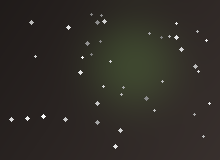
#> input picture backend/tests/regression/golden/pipeline_default.png, 220 x 160 px
$ python -i color_calibration.py   (imports and definitions only)
#> lines starting #> are read from the running program, lines starting #| are printed output that depends on the picture; after the words box and inside, x2 and y2 are one past the last pixel; in counts of white or black regions, pixels touching at a corner belong together
#> further down, picture is the input picture: shape (160, 220, 3); mean B, G, R 38.6, 44.3, 48
### backend/app/__init__.py
"""MyAstroShine backend application package."""

import os
from pathlib import Path


def _read_version() -> str:
    """Resolve the running version: Docker build-time env var, else the repo-root
    VERSION file (local/dev checkouts), else an explicit dev fallback."""
    env_version = os.environ.get("APP_VERSION")
    if env_version:
        return env_version
    version_file = Path(__file__).resolve().parents[2] / "VERSION"
    try:
        return version_file.read_text(encoding="utf-8").strip() or "0.0.0-dev"
    except OSError:
        return "0.0.0-dev"


__version__ = _read_version()

### backend/app/services/color_calibration.py
"""Colour calibration of a linear composite against its own star field.

Two steps, both linear and both run by :func:`app.services.post_stack.render_stack_base`
ahead of the stretch:

* :func:`neutralise_sky` subtracts each channel's own sky level **without
  clipping** - clipping the negative half of the sky noise at zero leaves a
  positive bias proportional to each channel's noise, which a later channel gain
  (a Seestar's weak blue is boosted ~4x) turns into a purple, mottled background.
* :func:`star_white_balance` measures the colour of the unsaturated stars by
  aperture photometry and returns the per-channel gains that make the median star
  white. A field star population averages out close to a neutral (solar-type)
  colour, so this is the white reference PixInsight's ColorCalibration and Siril's
  "stars as white reference" use - unlike balancing the channel *means*, it is not
  pulled toward grey by a strongly coloured target (a red emission nebula, the
  blue Pleiades reflection nebula) filling the frame.
"""

from __future__ import annotations

import cv2
import numpy as np

from app.logging_config import get_logger

# [1 line that did not run here, left out]

LUMA_RGB = np.array([0.2126, 0.7152, 0.0722], dtype=np.float32)

# Photometry runs on a copy no larger than this: INTER_AREA downscaling keeps each
# star's flux ratios intact, and the star count stays in the hundreds either way.
_PHOTOMETRY_MAX_SIZE = 2048
_DETECT_SIGMA = 8.0  # a star's band-passed peak must clear the noise by this much
_MIN_STAR_AREA = 4  # px - below this a detection is noise or a hot pixel
_MAX_STAR_AREA = 400  # px - above this it is a galaxy core / nebula knot, not a star
_SATURATION_LEVEL = 0.9  # a star touching this in any channel is non-linear - skipped
_MAX_CANDIDATES = 1500  # brightest detections measured (bounds the per-star loop)
_MAX_REFERENCE_STARS = 400  # the best-SNR stars that set the white reference
_MIN_REFERENCE_STARS = 20  # fewer than this and the median is not trusted
_GAIN_CLIP = (0.25, 6.0)  # a real OSC sensor cast stays well inside this
_SKY_LUMA_PERCENTILE = 50.0  # the sky is sampled on the darker half of the frame
# The sky level is measured on a sparse lattice of pixels, and *which* of them are
# sky is decided on a second lattice offset by half a step - see neutralise_sky.
_SKY_SAMPLE_STEP = 4
_SKY_SELECT_SMOOTH = 2.0  # Gaussian sigma (lattice cells) of the selecting luminance
_TINY = 1e-8


# [65 lines left out: functions neutralise_sky, star_white_balance, _downscale, not called in this run]


def _star_fluxes(rgb: np.ndarray) -> np.ndarray:
    """Background-subtracted aperture flux ``(N, 3)`` of each clean, unsaturated star."""
    luma = rgb @ LUMA_RGB
    band = cv2.GaussianBlur(luma, (0, 0), 1.0) - cv2.GaussianBlur(luma, (0, 0), 6.0)
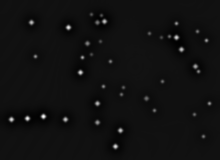
#> band: shape (160, 220) float32; min -12.57, max 174.8, mean 0; drawn with min black and max white
    center = float(np.median(band))
#> center = -0.363
    noise = float(np.median(np.abs(band - center))) * 1.4826 + _TINY
#> noise = 0.733
    mask = (band > center + _DETECT_SIGMA * noise).astype(np.uint8)
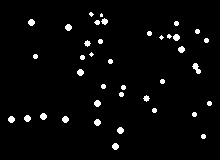
#> mask: shape (160, 220); values 0 (black) and 1 (white), 3% white; 39 white regions (5 under 20 px), largest, box (x1, y1, x2, y2) and area: (192, 63, 201, 74) 53, (28, 19, 35, 26) 37, (65, 24, 72, 31) 37
    count, _, stats, centroids = cv2.connectedComponentsWithStats(mask, connectivity=8)
#> count = 40; stats = 40 rows, first 6: [0, 0, 220, 160, 34152], [89, 12, 5, 5, 15], [100, 13, 3, 4, 10], [28, 19, 7, 7, 37], [101, 18, 7, 7, 32], [94, 20, 6, 5, 22]; centroids = 40 pairs, first value 11 to 209, second value 13.8 to 146
    if count <= 1:
        return np.empty((0, 3), dtype=np.float32)

    areas = stats[1:, cv2.CC_STAT_AREA]
#> areas = 39 values, max 53 at index 20, min 10 at index 1, mean 26.87
    candidates = np.flatnonzero((areas >= _MIN_STAR_AREA) & (areas <= _MAX_STAR_AREA)) + 1
#> candidates = 39 values from 1 to 39
    candidates = candidates[np.argsort(-areas[candidates - 1])][:_MAX_CANDIDATES]
#> candidates = 39 values, max 39 at index 10, min 1 at index 35, mean 20

    peak = rgb.max(axis=2)
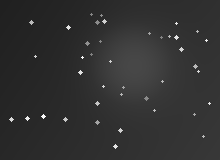
#> peak: shape (160, 220); min 32, max 251, mean 48.6
    height, width = luma.shape
#> height = 160; width = 220
    rows: list[np.ndarray] = []
    for label in candidates:
        cx, cy = centroids[label]
        radius = max(3, int(np.sqrt(stats[label, cv2.CC_STAT_AREA] / np.pi) * 2.0))
        x0, x1 = int(cx) - 2 * radius, int(cx) + 2 * radius + 1
        y0, y1 = int(cy) - 2 * radius, int(cy) + 2 * radius + 1
        if x0 < 0 or y0 < 0 or x1 > width or y1 > height:
            continue
        if peak[y0:y1, x0:x1].max() > _SATURATION_LEVEL:
            continue
        yy, xx = np.mgrid[y0:y1, x0:x1]
        dist = np.hypot(xx - cx, yy - cy)
        aperture = dist <= radius
        annulus = (dist > 1.4 * radius) & (dist <= 2 * radius)
        patch = rgb[y0:y1, x0:x1]
        flux = (patch[aperture] - np.median(patch[annulus], axis=0)).sum(axis=0)
        if (flux > 0).all():
            rows.append(flux)
#> this loop made 39 passes
#> (label, cx, cy, radius, x0, x1, y0, y1) on passes 1 to 12: (21, 196.2, 67.92, 8, 180, 213, 51, 84), (3, 31, 22, 6, 19, 44, 10, 35), (12, 176, 37, 6, 164, 189, 25, 50), (7, 68, 27, 6, 56, 81, 15, 40), (28, 97, 103, 6, 85, 110, 91, 116), (31, 43, 116, 6, 31, 56, 104, 129), (22, 80, 72, 6, 68, 93, 60, 85), (33, 27, 118, 6, 15, 40, 106, 131), (36, 97, 122, 6, 85, 110, 110, 135), (35, 65, 119, 6, 53, 78, 107, 132), (39, 115, 146, 6, 103, 128, 134, 159), (37, 120, 130, 6, 108, 133, 118, 143)
#> (cx, cy, radius, x0, x1, y0, y1) on pass 16: (87, 43, 6, 75, 100, 31, 56)
#> after the loop, rows = []
    return np.array(rows, dtype=np.float32).reshape(-1, 3)

>>> import cv2
>>> picture = cv2.imread('../../tests/regression/golden/pipeline_default.png')
>>> result = _star_fluxes(picture)
#> result = empty array

$ run again, on backend/tests/regression/golden/pipeline_system_cluster.png
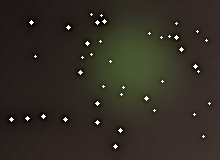
#> input picture backend/tests/regression/golden/pipeline_system_cluster.png, 220 x 160 px
#> picture is the input picture: shape (160, 220, 3); mean B, G, R 35.5, 44.2, 50
#> in _star_fluxes, `band = cv2.GaussianBlur(luma, (0, 0), 1.0) - cv2.GaussianBlur(luma, (0..`:
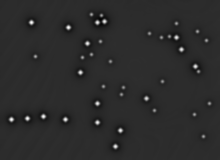
#> band: shape (160, 220) float32; min -39.77, max 188.9, mean 0; drawn with min black and max white
#> center = -0.244
#> noise = 1.07
#> in _star_fluxes, `mask = (band > center + _DETECT_SIGMA * noise).astype(np.uint8)`:
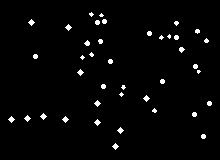
#> mask: shape (160, 220); values 0 (black) and 1 (white), 2.3% white; 40 white regions (13 under 20 px), largest, box (x1, y1, x2, y2) and area: (28, 19, 35, 26) 25, (65, 24, 72, 31) 25, (77, 69, 84, 76) 25
#> count = 41; stats = 41 rows, first 6: [0, 0, 220, 160, 34394], [89, 12, 5, 5, 14], [99, 13, 5, 4, 12], [28, 19, 7, 7, 25], [102, 19, 5, 5, 21], [95, 20, 5, 5, 21]; centroids = 41 pairs, first value 11 to 209, second value 13.93 to 146
#> areas = 40 values, max 25 at index 2, min 11 at index 22, mean 20.15
#> in _star_fluxes, `candidates = np.flatnonzero((areas >= _MIN_STAR_AREA) & (areas <= _MAX..`: candidates = 40 values from 1 to 40
#> in _star_fluxes, `candidates = candidates[np.argsort(-areas[candidates - 1])][:_MAX_CAND..`: candidates = 40 values, max 40 at index 11, min 1 at index 34, mean 20.5
#> the loop in _star_fluxes, `for label in candidates:` made 40 passes
#> (label, cx, cy, radius, x0, x1, y0, y1) on passes 1 to 8: (3, 31, 22, 5, 21, 42, 12, 33), (7, 68, 27, 5, 58, 79, 17, 38), (32, 43, 116, 5, 33, 54, 106, 127), (22, 80, 72, 5, 70, 91, 62, 83), (28, 146, 98, 5, 136, 157, 88, 109), (29, 97, 103, 5, 87, 108, 93, 114), (35, 11, 119, 5, 1, 22, 109, 130), (34, 27, 118, 5, 17, 38, 108, 129)
#> after the loop in _star_fluxes, `for label in candidates:`: rows = []
#> result = empty array
